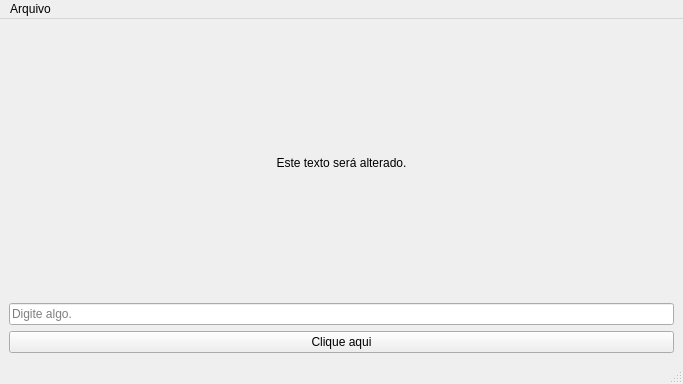
<?xml version="1.0" encoding="UTF-8"?>
<ui version="4.0">
 <class>MainWindow</class>
 <widget class="QMainWindow" name="MainWindow">
  <property name="geometry">
   <rect>
    <x>0</x>
    <y>0</y>
    <width>683</width>
    <height>384</height>
   </rect>
  </property>
  <property name="windowTitle">
   <string>Python - PySide6 - Qt</string>
  </property>
  <property name="windowIcon">
   <iconset resource="../resources.qrc">
    <normaloff>:/icons/br.com.justcode.Qt</normaloff>:/icons/br.com.justcode.Qt</iconset>
  </property>
  <property name="locale">
   <locale language="Portuguese" country="Brazil"/>
  </property>
  <widget class="QWidget" name="centralwidget">
   <layout class="QVBoxLayout" name="verticalLayout">
    <item>
     <widget class="QLabel" name="label">
      <property name="text">
       <string>Este texto será alterado.</string>
      </property>
      <property name="alignment">
       <set>Qt::AlignmentFlag::AlignCenter</set>
      </property>
     </widget>
    </item>
    <item>
     <widget class="QLineEdit" name="line_edit">
      <property name="placeholderText">
       <string>Digite algo.</string>
      </property>
     </widget>
    </item>
    <item>
     <widget class="QPushButton" name="push_button">
      <property name="text">
       <string>Clique aqui</string>
      </property>
     </widget>
    </item>
   </layout>
  </widget>
  <widget class="QMenuBar" name="menubar">
   <property name="geometry">
    <rect>
     <x>0</x>
     <y>0</y>
     <width>683</width>
     <height>33</height>
    </rect>
   </property>
   <widget class="QMenu" name="menu_file">
    <property name="title">
     <string>Arquivo</string>
    </property>
    <addaction name="action_exit"/>
   </widget>
   <addaction name="menu_file"/>
  </widget>
  <widget class="QStatusBar" name="statusbar"/>
  <action name="action_exit">
   <property name="icon">
    <iconset theme="application-exit" resource="../resources.qrc">
     <normaloff>:/icons/application-exit</normaloff>:/icons/application-exit</iconset>
   </property>
   <property name="text">
    <string>Sair</string>
   </property>
   <property name="shortcut">
    <string>Ctrl+Q</string>
   </property>
  </action>
 </widget>
 <resources>
  <include location="../resources.qrc"/>
 </resources>
 <connections/>
</ui>
